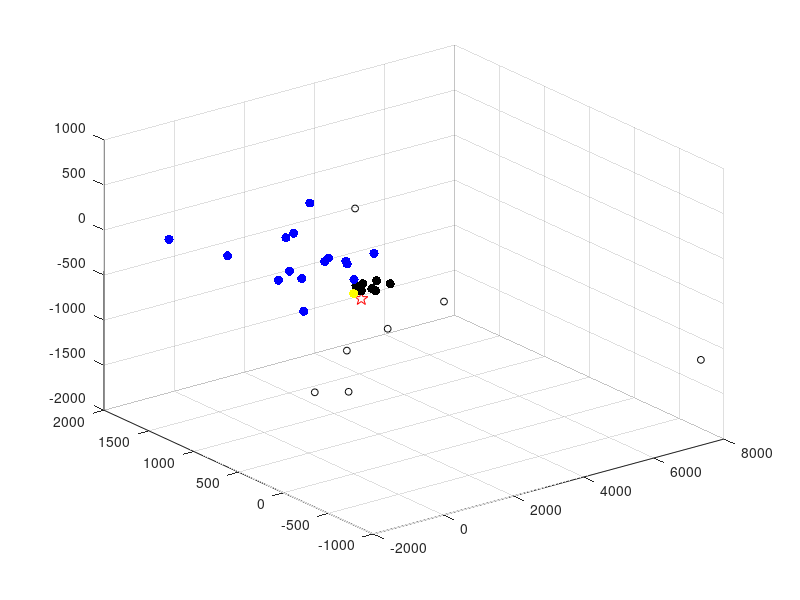

This figure's MATLAB source:
% Approximate positions of slow dippers around 
% Boyajin's star using data from Schmidt 2021
% ###############################################
% Marminge

%% Clump Data

star_labels_clump = ["2913753" "3037513" "3093586"... 
    "5334181" "5436225" "5482005" "7971210"...
    "8046240"];
x_clump = [210 579 313 574 262 623 580 394];
y_clump = [56 125 101 -31 16 -1 -182 -49];
z_clump = [39 -10 -55 98 -3 -33 130 36];

%% Non-Clump Data

star_labels_nclump = ["2958269" "8128754" "8233191"...
    "8491743" "8935719" "8942941" "8987978"];

x_nclump = [2180 1507 7658 1025 1154 687 829];
y_nclump = [836 -418 -876 21 507 344 757];
z_nclump = [332 -56 -1142 -508 -1444 -863 -1530];

%% Boyajin's Star Data
x_boy = 415;
y_boy = 77;
z_boy = -137;

%% New Candidate Data

star_labels_new = ["1933490" "2354429" "2506699"...
    "2560138" "3781455" "4111136" "4754014"...
    "4989822" "5190574" "6757658" "6804071"...
    "6814519" "7255468" "7575062" "7642696"];

x_new = [183 228 105 461 394 314 46 144 699 -226 ...
    -398 -119 -265 68 72];
y_new = [650 758 321 668 711 1527 341 143 46 749 ...
    1902 669 651 99 25];
z_new = [-151 299 237 650 -563 -314 196 278 352 ...
    -171 -225 -45 349 278 137];

%% Plotting

clump = plot3(x_clump, y_clump, z_clump, '.');
grid on
set(clump, 'MarkerSize', 20)
set(clump, 'Color','black')
hold on

boy = plot3(x_boy, y_boy, z_boy, 'pentagram');
set(boy, 'MarkerSize', 10)
set(boy, 'Color', 'red')

nclump = plot3(x_nclump, y_nclump, z_nclump, 'o');
set(nclump, 'MarkerSize', 5)
set(nclump, 'Color', 'black')

new_stars = plot3(x_new, y_new, z_new, '.');
set(new_stars, 'MarkerSize', 20)
set(new_stars, 'Color','blue')

sun = plot3(0,0,0,'.yellow');
set(sun, 'MarkerSize', 20)
set(sun, 'Color','yellow')
hold off
